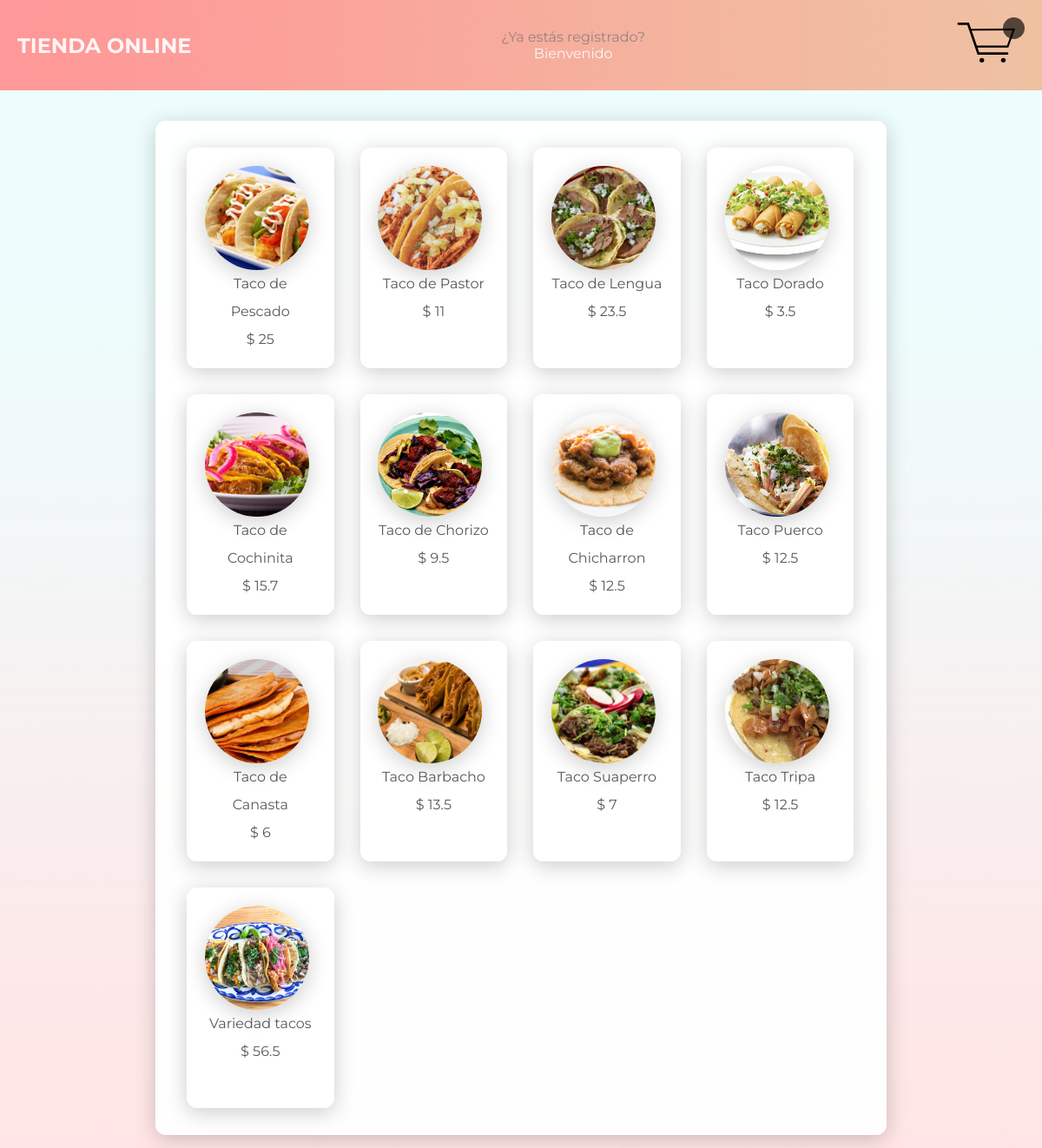
Page /tienda.php on the committed database.
### tables this page shows
CREATE TABLE `productos` (
  `id` int(11) NOT NULL,
  `nombre` varchar(128) NOT NULL,
  `codigo` varchar(32) NOT NULL,
  `descripcion` text NOT NULL,
  `costo` double NOT NULL,
  `stock` int(11) NOT NULL,
  `archivo_n` varchar(255) NOT NULL,
  `archivo` varchar(128) NOT NULL,
  `status` int(1) NOT NULL DEFAULT 1,
  `eliminado` int(1) NOT NULL DEFAULT 0
);

### tienda.php (the view, shortened to what this page needs)
<!DOCTYPE html>
<?php
    $user = $_SESSION['user'];
    require("conecta.php");
    $sql = "SELECT nombre, apellidos FROM clientes";
    $res = mysqli_query($con,$sql);
    $random = "false";
    for ($i=0; $f = $res->fetch_object(); $i++) {
        $random = "true";
    }
?>
<html lang="es">
    <head>
        <link rel="stylesheet" href="css/style.css">
    </head>
    <body>
        <header>
            <h2>TIENDA ONLINE</h2>
            <div class="invitado" style="display:grid; justify-items:center;">
                <?php
                    if ($random == "true") {
                        echo "<a href='cierraSesion.php'>¿Ya estás registrado?</a>";
                    }
                    else if ($random == "false"){
                        echo "<a class='logout' href=''>Log Out</a>                               ";
                    }
                ?>
                <label style='margin:0;'>Bienvenido <?= $_SESSION['user'] ?></label>
            </div>
            <div id="cantidad-carrito" class="carrito">
                <img class="icono" src="img/carrito.svg" alt="logo carrito" width="80px">
                <?php
                    require("conecta.php");
                    $sql = "SELECT pedidos.*, SUM(cantidad) AS total FROM pedidos_productos
                    INNER JOIN pedidos ON pedidos_productos.id_pedido = pedidos.id WHERE usuario = '$user' AND status = 0";
                    $res = mysqli_query($con,$sql);
                    $cant = $res->fetch_object();
                    $cant = $cant->total;
                ?>
                <div class="cantidad-carrito" value="<?= $cant ?>">
                </div>
            </div>
        </header>
        <main>
            <div class="contenedor ventana">
                <?php
                $sql = "SELECT * FROM productos WHERE status = 1 AND eliminado = 0 ORDER BY id DESC";
                $res  = mysqli_query($con,$sql);
                $fila = mysqli_num_rows($res);
                for ($i=$fila; $f = $res->fetch_object(); $i--) {
                    ?>
                    <div id="<?= $i ?>"class="ventana item">
                        <div class="celda-imagen" style="width:120px;height:120px;" title="<?= strtoupper($f->nombre)."\n".$f->descripcion ?>">
                            <img src='archivos/<?= $f->archivo_n ?>.jpg' alt='avatar'>
                        </div>
                        <div id="info<?= $i?>">
                            <div class="nombre">
                                <?= $f->nombre ?>
                            </div>
                            <div class="precio">
                                $ <?= $f->costo ?>
                            </div>
                        </div>
                    </div>
                <?php } ?>
            </div>
        </main>
    </body>
</html>

### css/style.css (style rules this page uses)
* { font-family: 'Montserrat', sans-serif; color: rgba(0, 0, 0, 0.65); margin: 0; padding: 0; }
html { background: url(../img/wall.jpg); background-size: cover; background-attachment: fixed; }
header { padding: 10px 20px; margin-bottom: 20px; background: url(../img/header.jpg); background-size: cover; display: flex; justify-content: space-between; align-items: center; }
main { display: flex; justify-content: center; align-items: center; text-align: center; }
.ventana { margin: 15px; padding: 1rem 1.3rem; box-shadow: 0 5px 25px rgba(0, 0, 0, 0.2); line-height: 2; border-radius: 12px; }
.celda-imagen { height: 70px; width: 70px; overflow: hidden; margin: 5px 0 0 0; border-radius: 50%; box-shadow: 0 5px 25px rgba(0, 0, 0, 0.2); display: flex; justify-content: center; align-items: center; }
img { max-width: auto; max-height: 100%; }
h1, label, a { color: rgba(117, 117, 117, 0.75); text-decoration: none; }
::placeholder { color: rgba(0, 0, 0, 0.5) }
.contenedor { display: flex; flex-wrap: wrap; max-width: 800px; height: auto; }
.item { width: 128px; height: 222px; display: block; }
.carrito { position: relative; text-align: center; }
.cantidad-carrito { display: flex; align-items: center; justify-content: center; border-radius: 50%; overflow: hidden; height: 25px; width: 25px; background-color: rgba(0, 0, 0, 0.65); font-size: 15px; color: white; position: absolute; top: 10px; right: 0; }
.item .celda-imagen { transition: transform .5s; }
header h2, label { color: rgba(255, 255, 255, 0.9); }
.ventana { background-color: rgba(255, 255, 255, 0.95); }

### rows in the picture
productos: archivo_n (picture), nombre "Taco de Pescado", costo "25"
productos: archivo_n (picture), nombre "Taco de Pastor", costo "11"
productos: archivo_n (picture), nombre "Taco de Lengua", costo "23.5"
productos: archivo_n (picture), nombre "Taco Dorado", costo "3.5"
productos: archivo_n (picture), nombre "Taco de Cochinita", costo "15.7"
productos: archivo_n (picture), nombre "Taco de Chorizo", costo "9.5"
productos: archivo_n (picture), nombre "Taco de Chicharron", costo "12.5"
productos: archivo_n (picture), nombre "Taco Puerco", costo "12.5"
productos: archivo_n (picture), nombre "Taco de Canasta", costo "6"
productos: archivo_n (picture), nombre "Taco Barbacho", costo "13.5"
productos: archivo_n (picture), nombre "Taco Suaperro", costo "7"
productos: archivo_n (picture), nombre "Taco Tripa", costo "12.5"
productos: archivo_n (picture), nombre "Variedad tacos", costo "56.5"
